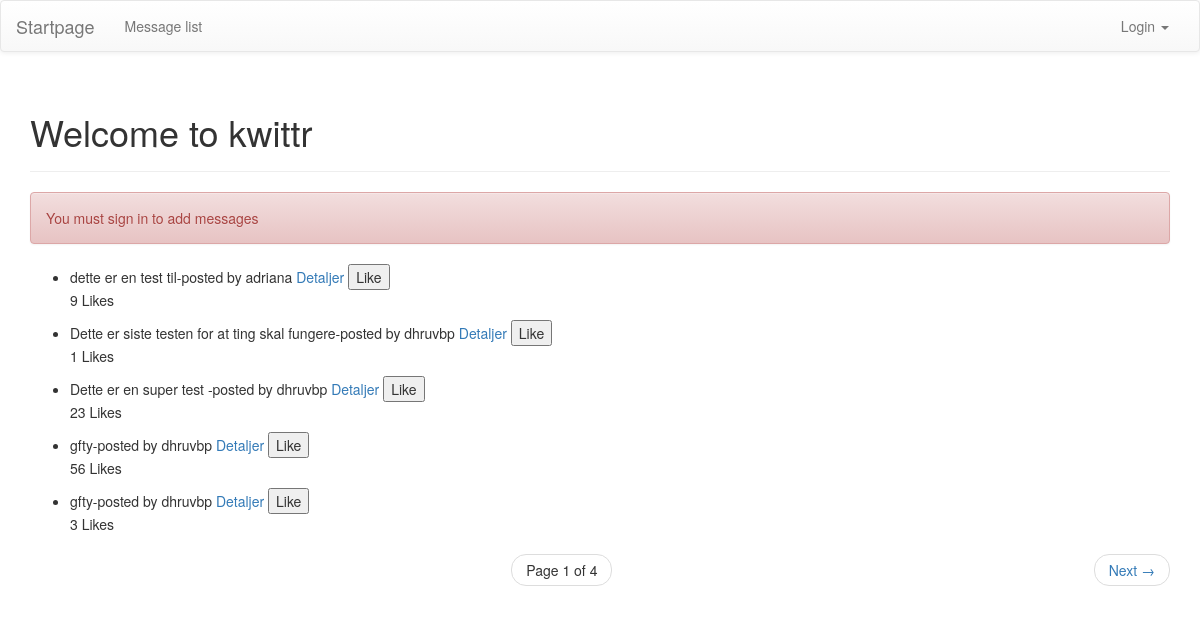
The app's page /messages/, older data.
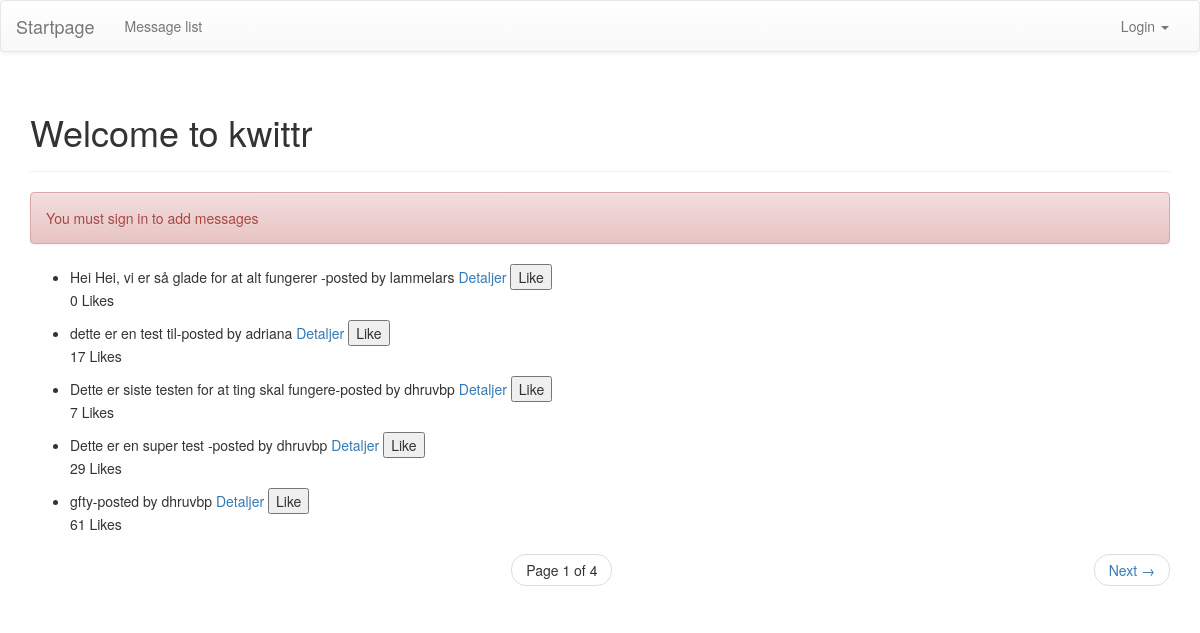
The same page, newer data.
### kwittr_messages/models.py (models this page shows, shortened)
class Message(models.Model):
    message = models.TextField()
    likes = models.PositiveIntegerField(default=0)
    created_by = models.ForeignKey(User, related_name="created_message")
    created_datetime = models.DateTimeField()
    class Meta:
        ordering = ['-id']

### kwittr_messages/views.py (the view, shortened to what this page needs)
def message_listing(request):
    messages = Message.objects.all()
    page = request.GET.get('page')
    paginator = Paginator(messages, 5)
    try:
        messages = paginator.page(page)
    except PageNotAnInteger:
        messages = paginator.page(1)
    except EmptyPage:
        messages = paginator.page(paginator.num_pages)
    context = {
        'messages': messages,
        }
    return render(request, 'kwittr_messages/message_listing.html', context)

### kwittr_messages/templates/kwittr_messages/message_listing.html (shortened to what this page needs)
{% extends 'theme/base.html' %}
{% block pagecontent %}
    {% if user.is_anonymous %}
    <div class="alert alert-danger" role="alert">
        <p>You must sign in to add messages</p>
    </div>
    {% endif %}
        <ul>
        {% for message in messages %}
            <li>
                {{ message.message }}-posted by {{ message.created_by }}
                <a href="{% url 'message_details' message.id %}">Detaljer</a>
                <button data-message_id="{{ message.id }}" class="message_add_likes" type ="submit" class="btn btn-default"
                >Like</button>
                 <p id="id-points-for-message-{{ message.id }}"> {{ message.likes }} Likes </p>
            </li>
        {% endfor %}
    </ul>
    <nav>
        <ul class="pager">
            <li>
                <span class="current">
                    Page {{ messages.number }} of {{ messages.paginator.num_pages }}
                </span>
            </li>
            {% if messages.has_next %}
                <li class="next">
                    <a href="?page={{ messages.next_page_number }}">
                        Next <span aria-hidden="true">&rarr;</span>
                    </a>
                </li>
            {% endif %}
        </ul>
    </nav>
{% endblock %}

Row changes from the older to the newer data that the page shows:
no longer on this page (row edited): Message: message "gfty", created_by "dhruvbp", likes "3"
added Message: message "Hei Hei, vi er så glade for at alt fungerer", created_by "lammelars", likes "0"
changed Message "dette er en test til": likes "9" → "17"
changed Message "Dette er siste testen for at ting skal fungere": likes "1" → "7"
changed Message "Dette er en super test": likes "23" → "29"
changed Message "gfty": likes "56" → "61"
